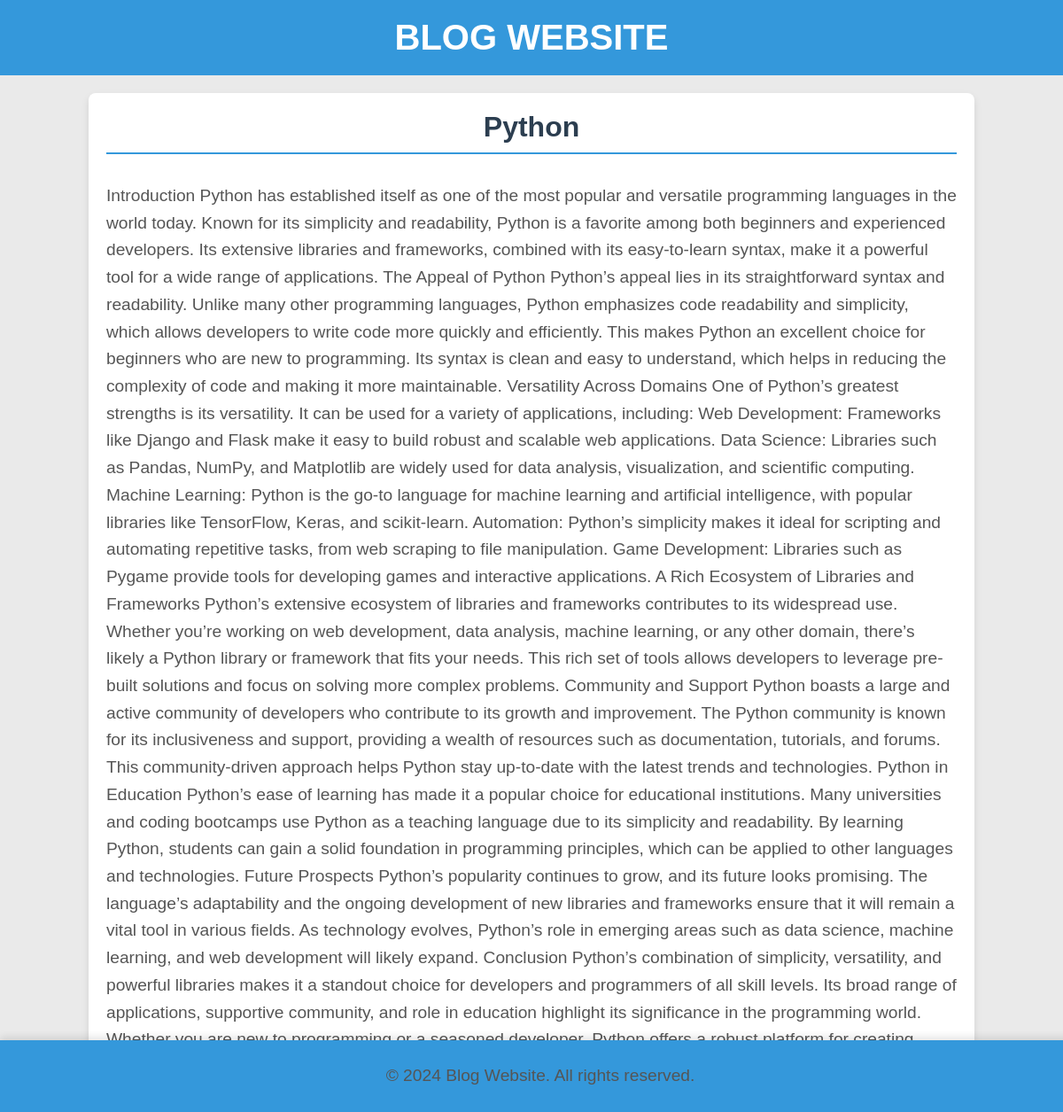
The page /blog_app/3 on the database its author committed.
### blog_app/models.py (models this page shows, shortened)
class Myblog(models.Model):
    title = models.CharField(max_length=100)
    slug= models.SlugField(max_length=150,blank=True,null=True)
    des = models.TextField()

### blog_app/views.py (the view)
# urls.py: path('blog_app/<id>',DetailBlog,name='Detail')
def DetailBlog(request,id):
    obj = get_object_or_404(Myblog,id=id)
    return render(request,'detail.html',{"detail":obj})

### blog_app/Templates/detail.html (shortened to what this page needs)
<!DOCTYPE html>
<html lang="en">
<head>
</head>
<body>
    <h1>Blog Website</h1>
    <div class="container">
        <h3>{{detail.title}}</h3>
        <p>{{detail.des}}</p>
    </div>
    <footer>
        <p>&copy; 2024 Blog Website. All rights reserved.</p>
    </footer>
</body>
</html>

### blog_app/Templates/detail.html (style rules this page uses)
body { font-family: Arial, sans-serif; margin: 0; padding: 0; background-color: #eaeaea; color: #333; }
h1 { background-color: #3498db; color: #fff; padding: 20px; text-align: center; margin: 0; font-size: 2.5em; text-transform: uppercase; }
.container { width: 80%; margin: auto; padding: 20px; background-color: #fff; border-radius: 8px; box-shadow: 0 4px 8px rgba(0, 0, 0, 0.1); margin-top: 20px; }
h3 { color: #2c3e50; font-size: 2em; border-bottom: 2px solid #3498db; padding-bottom: 10px; margin-top: 0; text-align: center; }
p { line-height: 1.6; font-size: 1.2em; margin: 15px 0; color: #555; }
footer { background-color: #3498db; color: #fff; text-align: center; padding: 10px; position: fixed; bottom: 0; width: 100%; box-shadow: 0 -4px 8px rgba(0, 0, 0, 0.1); }

### rows shown on the page
Myblog: title "Python", des "Introduction Python has established itself as one of the most popular and versatile programming languages in the world today. Known for its simplicity and readability, Python is a favorite among both beginners and experienced developers. Its extensive libraries and frameworks, combined with its easy-to-learn syntax, make it a powerful tool for a wide range of applications. The Appeal of Python Python’s appeal lies in its straightforward syntax and readability. Unlike many other programming languages, Python emphasizes code readability and simplicity, which allows developers to write code more quickly and efficiently. This makes Python an excellent choice for beginners who are new to…"
